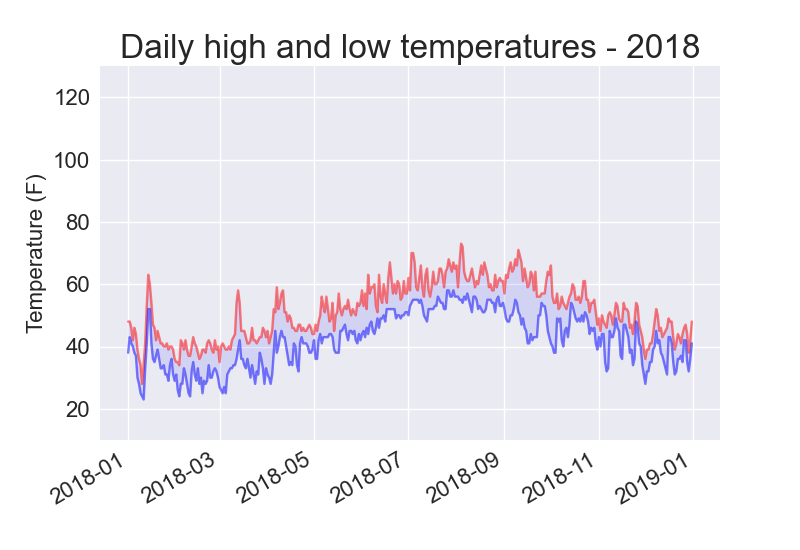

Write Python code to recreate this figure.
import csv
from datetime import datetime

import matplotlib.pyplot as plt

filename = 'data/sitka_weather_2018_simple.csv'
with open(filename) as f:
    reader = csv.reader(f)
    header_row = next(reader)

    # ファイルから日付と最高気温、最低気温を取得する
    dates, highs, lows = [], [], []
    for row in reader:
        current_date = datetime.strptime(row[2], '%Y-%m-%d')
        high = int(row[5])
        low = int(row[6])
        dates.append(current_date)
        highs.append(high)
        lows.append(low)

# 最高気温と最低気温をグラフに描画する
plt.style.use('seaborn')
fig, ax = plt.subplots()
ax.plot(dates, highs, c='red', alpha=0.5)
ax.plot(dates, lows, c='blue', alpha=0.5)
plt.fill_between(dates, highs, lows, facecolor='blue', alpha=0.1)

# グラフにフォーマットを指定する
plt.title("Daily high and low temperatures - 2018", fontsize=24)
plt.xlabel('', fontsize=16)
fig.autofmt_xdate()
plt.ylabel("Temperature (F)", fontsize=16)
plt.tick_params(axis='both', which='major', labelsize=16)
plt.ylim(10, 130)

# plt.savefig('5_2_sitka_highs_lows.png')
plt.show()
